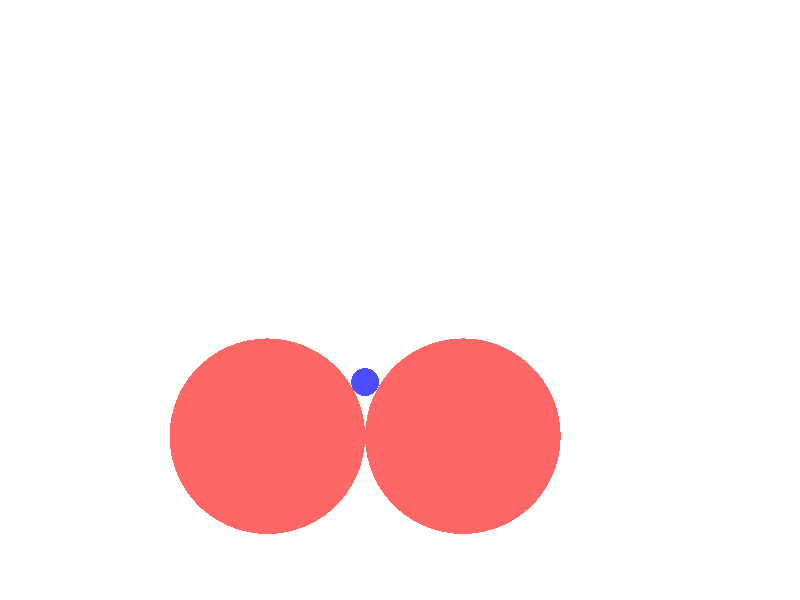

MATLAB code for this plot:
clear;
clc;


dl = 0.004;
rl = dl / 2;

ds = 0.004/7;
rs = ds / 2;

hex1  = 'ff6666';
rgb1 = sscanf(hex1,'%2x%2x%2x',3)'/255;
hex2  = '4d4dff';
rgb2 = sscanf(hex2,'%2x%2x%2x',3)'/255;


fig = figure('Color','w', ...
             'Units','pixels', ...
             'Position',[200 200 200 200]);   % [left bottom width height]

hold on;
axis equal;
xlim([-0.002 0.008]);
ylim([-0.002 0.008]);
set(gca, 'XTick', [], 'YTick', []); % no ticks
box on;
large_pos = [0,0;0.004,0];
small_pos = [0.002,0.0011066];
for i = 1:2
    rectangle('Position', [large_pos(i,1) - rl, large_pos(i,2) - rl, dl, dl], ...
              'Curvature', [1 1], ...
              'FaceColor', rgb1, ...
              'EdgeColor', 'none');
end

rectangle('Position', [small_pos(1,1) - rs, small_pos(1,2) - rs, ds, ds], ...
              'Curvature', [1 1], ...
              'FaceColor', rgb2, ...
              'EdgeColor', 'none');
axis off;


% scatter(large_pos(3,1),large_pos(3,2), 2);




% text(-0.014,0.032,'$16d_l$','color','k','fontsize',12,'Interpreter','latex');
% 
% text(0.01,-0.004,'$x$','color','k','fontsize',12,'Interpreter','latex');
% text(-0.006,0.012,'$y$','color','k','fontsize',12,'Interpreter','latex');
% 
% annotation('arrow', [0.235 0.37], [0.18 0.18], 'LineWidth', 1.5, 'HeadLength', 6, 'HeadWidth', 6);
% annotation('arrow', [0.235 0.235], [0.18 0.32], 'LineWidth', 1.5, 'HeadLength', 6, 'HeadWidth', 6);




% Print at high resolution
% print(gcf, 'distribution_000_120.jpg', '-djpeg', '-r300');
exportgraphics(gcf, 'friction_trapping.jpg', 'Resolution', 300, 'BackgroundColor', 'none');
